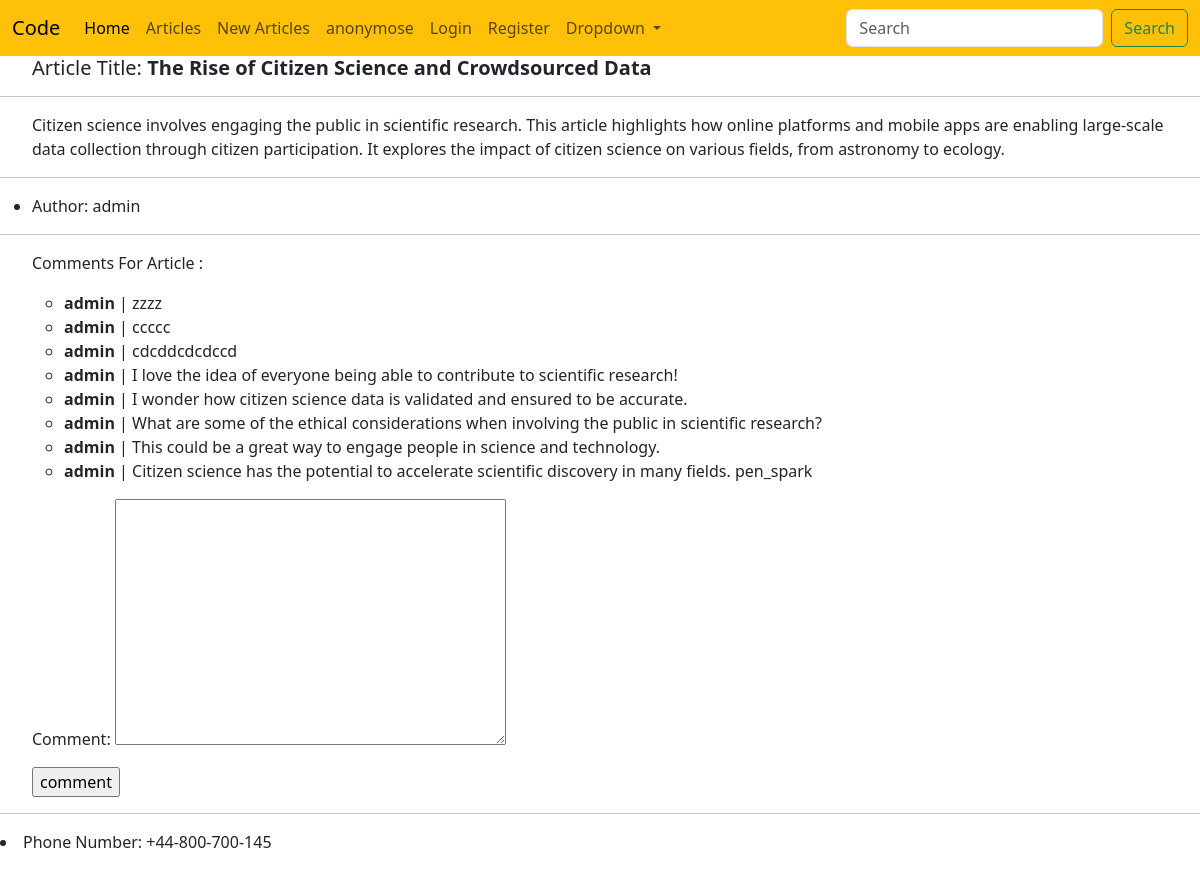
Page /articles/27/ on the committed database.
### article/models.py (models this page shows, shortened)
class ArticleModel(models.Model):
    STATUS_OF_ARTICLE = (
        ("checking" , "Checking"),
        ("rejected" , "Rejected"),
        ("published" , "Published"),
    )
    Title = models.CharField(max_length=150)
    Body  = models.TextField(max_length=10000)
    Author= models.ForeignKey("auth.user", on_delete=models.CASCADE)
    Created = models.DateTimeField(auto_now_add=True)
    Edited = models.DateTimeField(auto_now=True)
    Status = models.CharField(max_length=15, choices=STATUS_OF_ARTICLE, default="checking")
    class Meta:
        ordering = ("-Created",)

class ArticleCommentsModel(models.Model):
    article = models.ForeignKey(ArticleModel, related_name="comments", on_delete=models.CASCADE)
    comment = models.TextField()
    writer  = models.ForeignKey("auth.user", on_delete=models.CASCADE)

### article/views.py (the view, shortened to what this page needs)
# urls.py: path('<int:pk>/', ArticleDetailView.as_view(), name = "ArticleDetailView_url"),
class ArticleDetailView(DetailView):
    model = ArticleModel
    template_name = "article/ArticleDetailView.html"
    context_object_name  = "articles"
    form_class = ArticleCommentForm
    def get_context_data(self, **kwargs):
        context = super(ArticleDetailView, self).get_context_data(**kwargs)
        context['form'] = ArticleCommentForm(initial={"article":self.object, "writer":self.request.user})
        return context

### article/forms.py
class ArticleCommentForm(forms.ModelForm):
    class Meta:
        model = ArticleCommentsModel
        fields = ("writer", "comment", "article")
        widgets = {
            "article": forms.HiddenInput(),
            "writer":  forms.HiddenInput(),
        }

### template/article/ArticleDetailView.html (shortened to what this page needs)
{% extends "base.html" %}
{% block title %}<ul><h5>Article Title: <strong>{{articles.Title}}</strong></h5></ul>{% endblock title %}
{% block content %}
<hr>
<ul>{{articles.Body}}</ul>
<hr>
<ul><li>Author: {{articles.Author}}</li></ul>
<hr>
<p><ul>Comments For Article : </ul></p>
<ul>
    {% for comment in object.comments.all %}
    <ul><li><strong>{{comment.writer}}</strong> | {{comment.comment}}</li></ul>
    {% endfor %}
</ul>
<ul>
<form action="" method="POST">
    {{form.as_p}}
    <input type="submit" value="comment">
</form>
</ul>
{% endblock content %}

### rows in the picture
ArticleModel: Title "The Rise of Citizen Science and Crowdsourced Data", Body "Citizen science involves engaging the public in scientific research. This article highlights how online platforms and mobile apps are enabling large-scale data collection through citizen participation. It explores the impact of citizen science on various fields, from astronomy to ecology.", Author "admin"
ArticleCommentsModel: writer "admin", comment "zzzz"
ArticleCommentsModel: writer "admin", comment "ccccc"
ArticleCommentsModel: writer "admin", comment "cdcddcdcdccd"
ArticleCommentsModel: writer "admin", comment "I love the idea of everyone being able to contribute to scientific research!"
ArticleCommentsModel: writer "admin", comment "I wonder how citizen science data is validated and ensured to be accurate."
ArticleCommentsModel: writer "admin", comment "What are some of the ethical considerations when involving the public in scientific research?"
ArticleCommentsModel: writer "admin", comment "This could be a great way to engage people in science and technology."
ArticleCommentsModel: writer "admin", comment "Citizen science has the potential to accelerate scientific discovery in many fields. pen_spark"

### other values in the picture
{{ Site_Name }} "Code"
{{ Phone_Number }} "+44-800-700-145"
